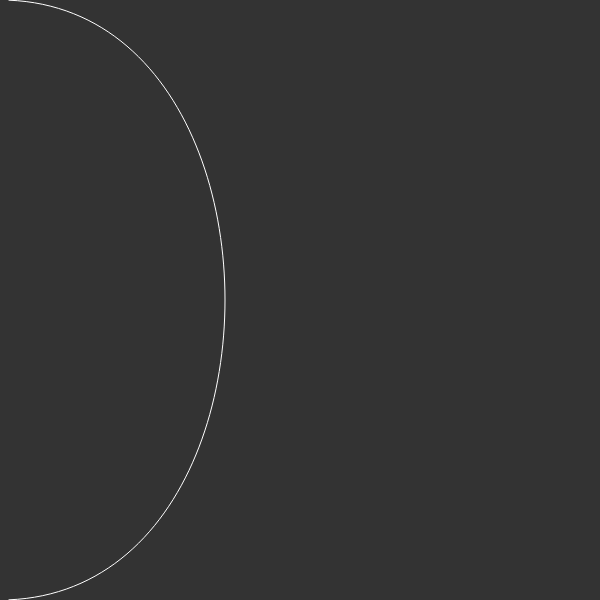
Frame 1 (no input)
Frame 60 (no input): identical to frame 1, image omitted
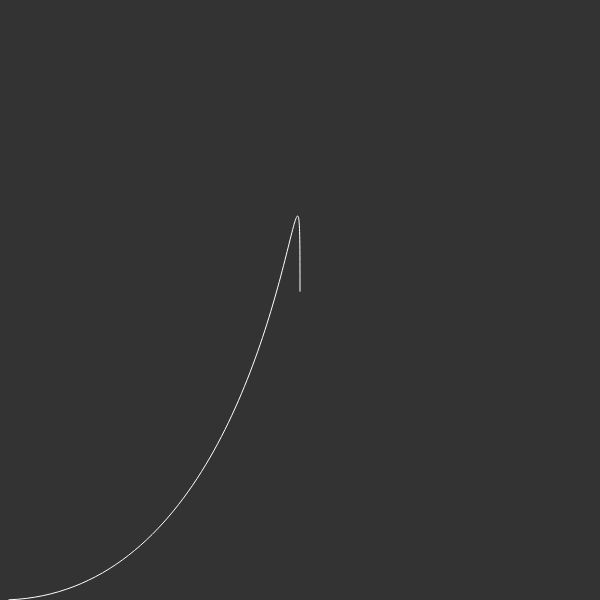
Frame 120 (the mouse pressed at the canvas centre since frame 60)

The p5.js sketch that drew these frames (run headless with seeded random() and noise() and a simulated clock; from frame 60 on, the mouse is pressed at the canvas centre):

// p5.js sketch
// ── sketch.js
let finalx = new Array();
let finaly = new Array();
let coords = new Array();

function multiply(a, b) {
  var aNumRows = a.length,
    aNumCols = a[0].length,
    bNumRows = b.length,
    bNumCols = b[0].length,
    m = new Array(aNumRows);
  for (var r = 0; r < aNumRows; ++r) {
    m[r] = new Array(bNumCols);
    for (var c = 0; c < bNumCols; ++c) {
      m[r][c] = 0;
      for (var i = 0; i < aNumCols; ++i) {
        m[r][c] += a[r][i] * b[i][c];
      }
    }
  }
  return m;
}

function brezier(Q, x1, y1, x2, y2, x3, y3, x4, y4) {

  finalx = [];
  finaly = [];
  let z = 1 / Q;
  let y = Q;

  for (let i = 0; i < z - 1; i++) {
    let t = [
      [y * y * y, y * y, y, 1]
    ];

    let M = [
      [-1, 3, -3, 1],
      [3, -6, 3, 0],
      [-3, 3, 0, 0],
      [1, 0, 0, 0]
    ];

    let px = [
      [x1],
      [x2],
      [x3],
      [x4]
    ];

    let py = [
      [y1],
      [y2],
      [y3],
      [y4]
    ];


    let res = multiply(t, M);
    let resx = multiply(res, px);
    let resy = multiply(res, py);

    finalx.push(resx);
    finaly.push(resy);

    y += Q;

  }

  makeShape(finalx, finaly);
}

function makeShape(coordx, coordy) {

  stroke(255);
  noFill();
  beginShape();
  for (let i = 0; i < coordx.length; i++) {
    vertex(coordx[i], coordy[i]);
  }
  endShape();

}



function setup() {
  createCanvas(600, 600);
  background(51);
  coords = [0, 600, 300, 600, 300, 0, 600, 0];

}


function draw() {

  background(51);
  brezier(0.01, 0, 600, 300, 600, 300, 0, mouseX, mouseY);

}
